Frame 1 (no input): blank canvas, image omitted
Frame 60 (the mouse pressed at the canvas centre just before this capture): blank canvas, image omitted
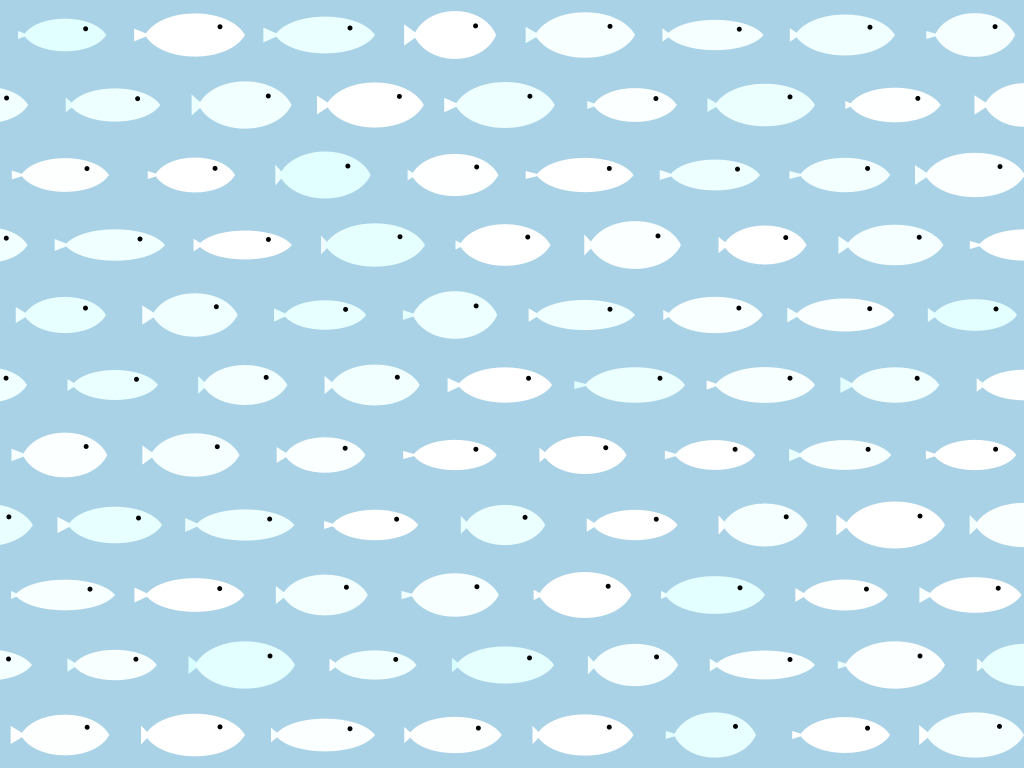
Frame 120 (the mouse held since frame 60 and released just before this capture)

The Processing sketch whose frames 1 and 60 were blank and that drew this single picture after the mouse press (run headless with seeded random() and noise(); from frame 60 on, the mouse is pressed at the canvas centre):

// Processing sketch: processing_70378
// ── processing_70378.pde

float iw = random(80, 100);
float ih = random(40, iw-10);
float ir = random(50, 180);
float ig;
float ib;
//float ig = random(50, 150);
//float ib = random(50, 150);
float ilefty = random(5, ih/4);
float iupy = random(5, ih/6);
float mul = 0.01;
float cnt = 0;

void setup()
{
  size(1024, 768);
  background(170, 210, 230);
  smooth();
  noStroke();
  
  int rang = round(random(1));
  if (rang == 0) ig = ir-random(30, 90);
  else ig = ir+random(30, 90);
  int ranb = round(random(1));
  if (ranb == 0) ib = ir-random(30, 90);
  else ib = ir+random(30, 90);
}
 
void draw()
{
  if (mouseX != pmouseX || mouseY != pmouseY)
  {
    background(170, 210, 230);
     
    for (int i = 0; i < 9; i++)
    {
      for (int j = 0; j < 19; j++)
      {
        pushMatrix();
        translate(65+i*130-80*(j%2), 35+j*70);
         
        float w = constrain(random(iw-mouseX*mul*2.5, iw+mouseX*mul*2.5), 40, 100);
        float h = constrain(random(ih-mouseX*mul*2.5, ih+mouseX*mul*2.5), 30, w-10);
        float r = 70+random(ir-mouseX*3.5*mul, ir+mouseX*3.5*mul);
        float g = r+random(ig-mouseX*3.5*mul, ig+mouseX*3.5*mul)-70;
        float b = r+random(ib-mouseX*3.5*mul, ib+mouseX*3.5*mul)-70;
     
        //tail
        fill(r+random(-mouseX*3*mul, mouseX*3*mul), g+random(-mouseX*3*mul, mouseX*3*mul), b+random(-mouseX*3*mul, mouseX*3*mul));
        float lefty = constrain(random(ilefty-mouseX*mul, ilefty+mouseX*mul), 4, h/4);
        float upy = constrain(random(iupy-mouseX*mul, iupy+mouseX*mul), 4, h/6);
        triangle(-(w/2)+5, 0, -(w/2)-lefty, -upy, -(w/2)-lefty, upy);
     
        //body
        fill(r, g, b);
        bezier(-(w/2), 0, -(w/3), -(h/2), (w/3), -(h/2), (w/2), 0);
        bezier(-(w/2), 0, -(w/3), (h/2), (w/3), (h/2), (w/2), 0);
     
        //eye
        fill(0);
        ellipse((w/2)/2, (-h/3.5)/2, 5, 5);
        
        popMatrix();
      }
    }
  }
}
